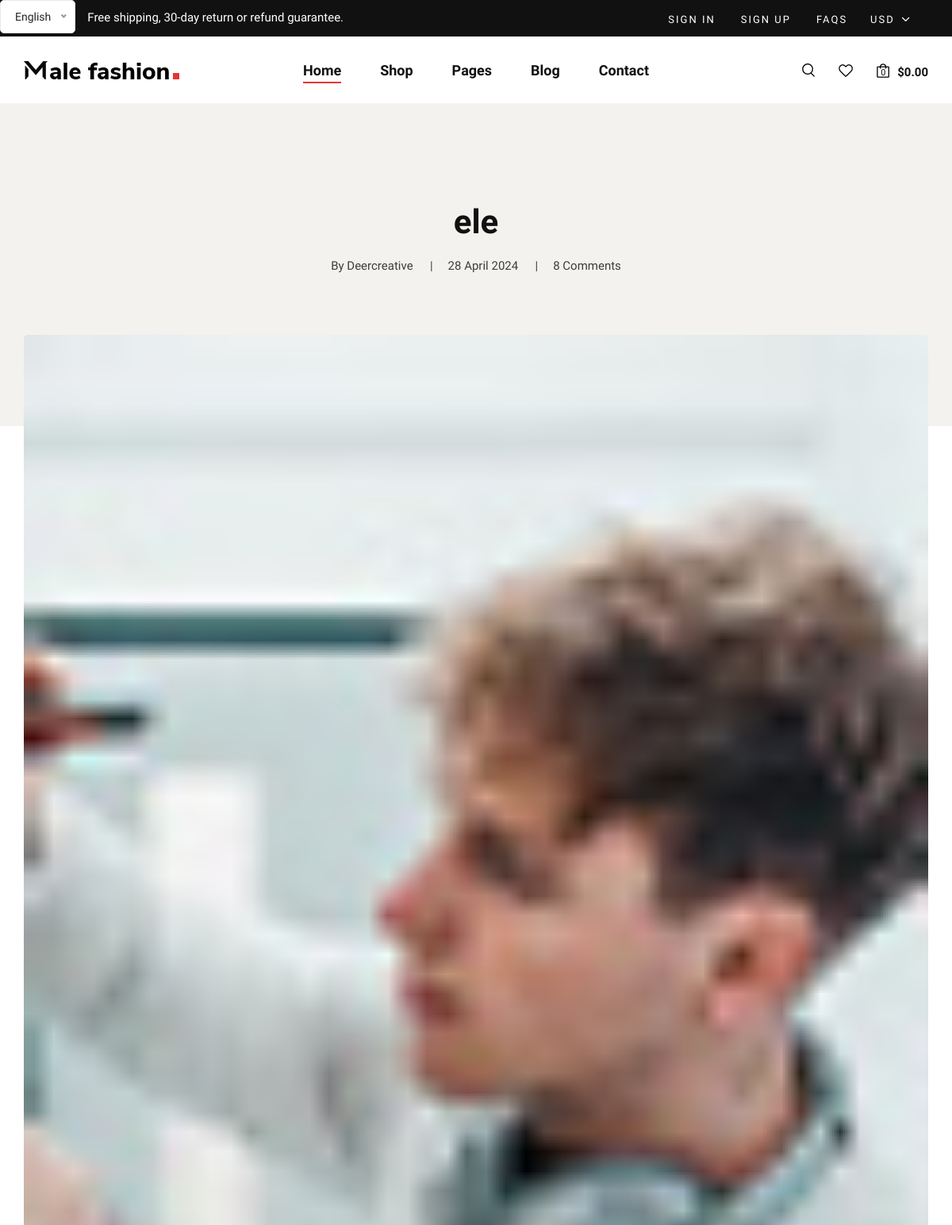
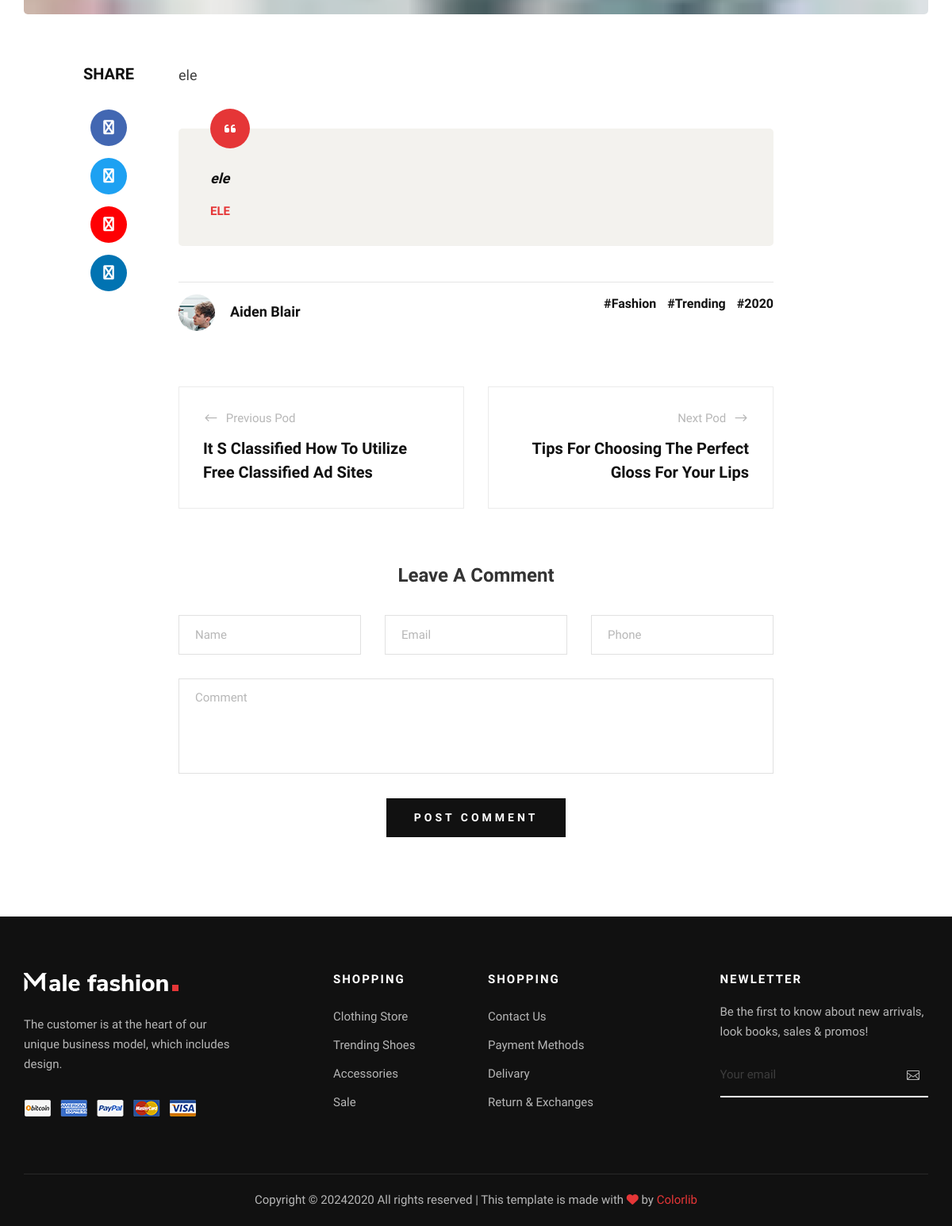
Page /en/blog-details/ele/ on the committed database (2 pictures, top to bottom).
### core/models.py (models this page shows, shortened)
class BaseModel(models.Model):
  created_at = models.DateTimeField(auto_now_add=True)
  updated_at = models.DateTimeField(auto_now=True)
  is_active = models.BooleanField(default=True)
  class Meta:
    abstract = True

class Setting(BaseModel):
  name = models.CharField(max_length=50)
  address = models.CharField(max_length=100)
  phone = models.CharField(max_length=50)
  email = models.EmailField()
  facebook = models.URLField()
  instagram = models.URLField()
  pinterest = models.URLField()
  twitter = models.URLField()
  youtube = models.URLField()
  logo = models.ImageField(upload_to='logo/')
  blog_bg_image = models.ImageField(upload_to='blog_bg/')
  location = models.URLField(max_length=2000)
  slogan = models.CharField(max_length=2000)
  class Meta:
    verbose_name = _("Setting")
    verbose_name_plural = _("Setting")

class Blog(BaseModel):
  slug = models.SlugField(max_length=100, unique=True)
  title = models.CharField(max_length=100)
  desription = models.TextField()
  aforism = models.CharField(max_length=500)
  author = models.CharField(max_length=50)
  image = models.ImageField(upload_to='blog/')
  class Meta:
    verbose_name = _("Blog")
    verbose_name_plural = _("Blog")

### core/views.py (the view)
# urls.py: path('blog-details/<str:blog_slug>/', blog_details, name='blog-details'),
def blog_details(request, blog_slug):
  blog = Blog.objects.get(slug = blog_slug)
  context = {
    'title' : blog.title,
    'blog' : blog
  }
  return render(request, 'blog-details.html', context=context)

### core/context_processors/context_processors.py (called while the page is built)
def my_setting_func(request):
  setting_data = Setting.objects.first()
  return {
    'setting_data' : setting_data
  }

### core/templates/blog-details.html (shortened to what this page needs)
{% extends 'base.html' %}
{% load static %}
{% load i18n %}
{% block content %}
<section class="blog-hero spad">
    <div class="container">
        <div class="row d-flex justify-content-center">
            <div class="col-lg-9 text-center">
                <div class="blog__hero__text">
                    <h2>{{ blog.title }}</h2>
                    <ul>
                        <li>By Deercreative</li>
                        <li>{{ blog.created_at|date:"d F Y" }}</li>
                        <li>8 Comments</li>
                    </ul>
                </div>
            </div>
        </div>
    </div>
</section>
<section class="blog-details spad">
    <div class="container">
        <div class="row d-flex justify-content-center">
            <div class="col-lg-12">
                <div class="blog__details__pic">
                    <img src="{{ blog.image.url }}" alt="">
                </div>
            </div>
            <div class="col-lg-8">
                <div class="blog__details__content">
                    <div class="blog__details__share">
                        <span>share</span>
                        <ul>
                            <li><a href="#"><i class="fa fa-facebook"></i></a></li>
                            <li><a href="#" class="twitter"><i class="fa fa-twitter"></i></a></li>
                            <li><a href="#" class="youtube"><i class="fa fa-youtube-play"></i></a></li>
                            <li><a href="#" class="linkedin"><i class="fa fa-linkedin"></i></a></li>
                        </ul>
                    </div>
                    <div class="blog__details__text">
                        <p>{{ blog.desription }}</p>
                    </div>
                    <div class="blog__details__quote">
                        <i class="fa fa-quote-left"></i>
                        <p>{{ blog.aforism }}</p>
                        <h6>{{ blog.author }}</h6>
                    </div>
                    <div class="blog__details__option">
                        <div class="row">
                            <div class="col-lg-6 col-md-6 col-sm-6">
                                <div class="blog__details__author">
                                    <div class="blog__details__author__pic">
                                        <img src="{% static 'img/blog/details/blog-author.jpg' %}" alt="">
                                    </div>
                                    <div class="blog__details__author__text">
                                        <h5>Aiden Blair</h5>
                                    </div>
                                </div>
                            </div>
                            <div class="col-lg-6 col-md-6 col-sm-6">
                                <div class="blog__details__tags">
                                    <a href="#">#Fashion</a>
                                    <a href="#">#Trending</a>
                                    <a href="#">#2020</a>
                                </div>
                            </div>
                        </div>
                    </div>
                    <div class="blog__details__btns">
                        <div class="row">
                            <div class="col-lg-6 col-md-6 col-sm-6">
                                <a href="" class="blog__details__btns__item">
                                    <p><span class="arrow_left"></span> Previous Pod</p>
                                    <h5>It S Classified How To Utilize Free Classified Ad Sites</h5>
                                </a>
                            </div>
                            <div class="col-lg-6 col-md-6 col-sm-6">
                                <a href="" class="blog__details__btns__item blog__details__btns__item--next">
                                    <p>Next Pod <span class="arrow_right"></span></p>
                                    <h5>Tips For Choosing The Perfect Gloss For Your Lips</h5>
                                </a>
                            </div>
                        </div>
                    </div>
                    <div class="blog__details__comment">
                        <h4>Leave A Comment</h4>
                        <form action="#">
                            <div class="row">
                                <div class="col-lg-4 col-md-4">
                                    <input type="text" placeholder="Name">
                                </div>
                                <div class="col-lg-4 col-md-4">
                                    <input type="text" placeholder="Email">
                                </div>
                                <div class="col-lg-4 col-md-4">
                                    <input type="text" placeholder="Phone">
                                </div>
                                <div class="col-lg-12 text-center">
                                    <textarea placeholder="Comment"></textarea>
                                    <button type="submit" class="site-btn">Post Comment</button>
                                </div>
                            </div>
                        </form>
                    </div>
                </div>
            </div>
        </div>
    </div>
</section>
{% endblock %}

### core/templates/partials/header.html (shortened to what this page needs)
{% load static %}
{% load i18n %}
<header class="header">
    <div class="header__top">
        <div class="container">
            <div class="row">
                <div class="col-lg-6 col-md-7">
                    <div class="header__top__left">
                        <p>Free shipping, 30-day return or refund guarantee.</p>
                    </div>
                </div>
                <div class="col-lg-6 col-md-5">
                    <div class="header__top__right">
                        <div class="header__top__links">
                            {% if user.is_authenticated %}
                            <li class="nav-item menu-dropdown black-text">
                                <ul class="sub-menu">
                                    <li><a class="nav-link" href="{% url 'profile_edit' %}" style="color: #fff;">{% trans 'Profile' %}</a></li>
                                    <li>
                                        <form method="POST" action="{% url 'logout' %}">
                                            {% csrf_token %}
                                            <button type="submit" class="btn btn-link text-black">{% trans 'Logout' %}</button>
                                        </form>
                                    </li>
                                </ul>
                            </li>
                                    </ul>
                                </li>
                            {% else %}
                                <a href="{% url 'login' %}">{% trans 'Sign In' %}</a>
                                <a href="{% url 'register' %}">{% trans 'Sign Up' %}</a>
                            {% endif %}
                            <a href="{% url 'faq' %}">{% trans 'FAQs' %}</a>
                        </div>
                        <div class="header__top__hover">
                            <span>USD <i class="arrow_carrot-down"></i></span>
                        </div>
                    </div>
                </div>
            </div>
        </div>
    </div>
    <div class="container">
        <div class="row">
            <div class="col-lg-3 col-md-3">
                <div class="header__logo">
                    <a href="{% url 'home' %}"><img src="{% if setting_data %} {{ setting_data.logo.url }} {% endif %}" alt=""></a>
                </div>
            </div>
            <div class="col-lg-6 col-md-6">
                <nav class="header__menu mobile-menu">
                    <ul>
                        <li class="active"><a href="{% url 'home' %}">{% trans 'Home' %}</a></li>
                        <li><a href="{% url 'shop' %}">{% trans 'Shop' %}</a></li>
                        <li><a href="#">{% trans 'Pages' %}</a>
                        </li>
                        <li><a href="{% url 'blog' %}">{% trans 'Blog' %}</a></li>
                        <li><a href="{% url 'contact_us' %}">{% trans 'Contact' %}</a></li>
                    </ul>
                </nav>
            </div>
            <div class="col-lg-3 col-md-3">
                <div class="header__nav__option">
                    <a href="#" class="search-switch"><img src="{% static 'img/icon/search.png' %}" alt=""></a>
                    <a href="#"><img src="{% static 'img/icon/heart.png' %}" alt=""></a>
                    <a href="#"><img src="{% static 'img/icon/cart.png' %}" alt=""> <span>0</span></a>
                    <div class="price">$0.00</div>
                </div>
            </div>
        </div>
    </div>
</header>

### rows in the picture
Setting: logo (picture)
Blog: title "ele", created_at "28 April 2024", image (picture), desription "ele", aforism "ele", author "ELE"
